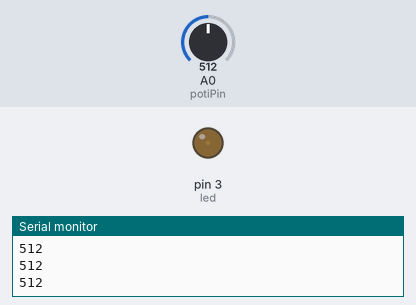
This sketch was run on a simulated Arduino Uno, built with avr-gcc and run on an emulated ATmega328P. Parts: output pins drawn as LEDs (lit = HIGH), the last lines printed to the serial monitor. The inputs (shaded band) are chosen by the test bench; at power-on: A0 (potiPin) = 512.

Above: at 0.15 s.
At 1.2 s:
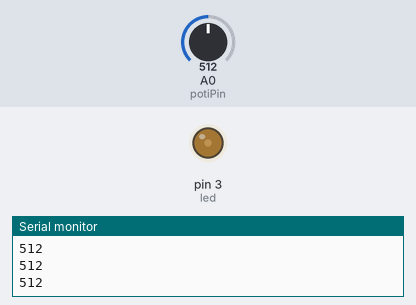
1.3 s: A0 (potiPin) set to 0
2.8 s: A0 (potiPin) set to 122
At 3.86 s:
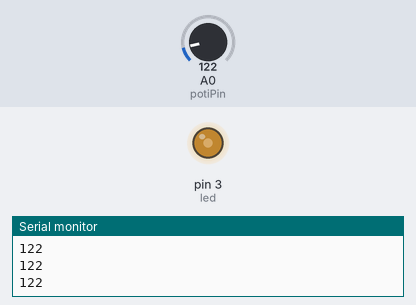
Timing chart, 0 to 11.8 s (numbered marks = the images above; inputs shaded):
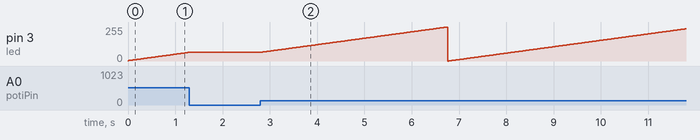

The sketch:

Potenziometer.ino
```cpp
// LED mit Potenziometer dimmbar

#define potiPin A0
#define led 3

int pwm = 0;


void setup() {
  pinMode(led, OUTPUT);
  pinMode (potiPin, INPUT);
  Serial.begin(9600);
}

void loop() {
  int power = analogRead(potiPin);
  Serial.println(power);


  if ((power > 0) && (power < 1020)) {
    int powerNew = analogRead(potiPin);
    while(power++ == powerNew) {
      power = power++;
      powerNew = analogRead(potiPin);
      pwm = pwm+1;
      analogWrite(led, pwm/4);
    }
  }
  if (power > 1020 ) {
    pwm = 250;
 }
  //Abbaubedingung fehlt

}

//andere Möglichkeit: einfach potiPin/4 als pwm nehmen.
```

Measured:
- after the input at 1.3 s, pin 3 (led): stays 65/255 (without the input it goes to 66/255 after 0.01 s)
